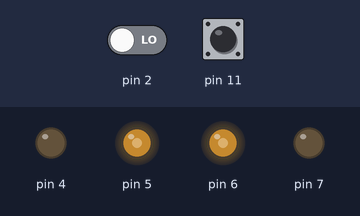
The sketch below on a simulated Arduino Uno, built with avr-gcc and run on an emulated ATmega328P. Shown: output pins drawn as LEDs (lit = HIGH). Inputs (shaded band) come from the test bench; at power-on: pin 2 LOW, pin 11 LOW. What the sketch prints to the serial monitor is not drawn.

Above: at 1.2 s.
1.3 s: pin 2 driven HIGH
4.3 s: pin 2 driven LOW
At 4.46 s:
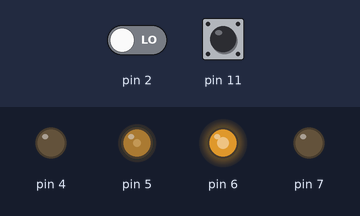
7.3 s: pin 2 driven HIGH
10.3 s: pin 11 driven HIGH
At 11.0 s:
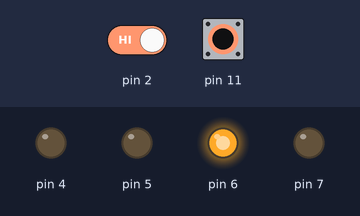
13.3 s: pin 11 driven LOW
At 14.0 s:
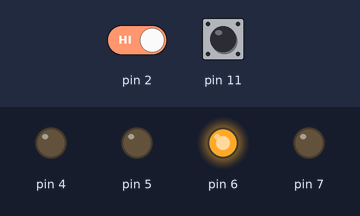
16.3 s: pin 11 pulsed HIGH 5 times (0.12 s each, 0.3 s apart)
At 19.5 s:
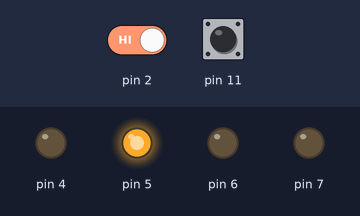
Timing chart, 0 to 20.3 s (numbered marks = the images above; inputs shaded):
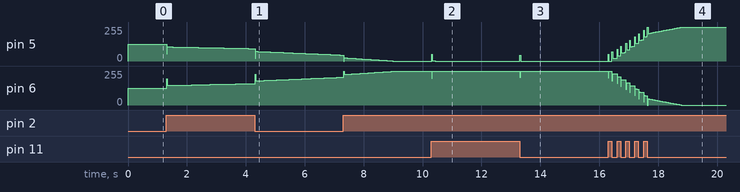

Measured:
- after the input at 10.3 s, pin 5: 0/255 → 1/255 at once, → 0/255 0.13 s later; pin 6: 254/255 → 252/255 at once, → 253/255 0.13 s later, → 254/255 0.10 s later
- after the input at 13.3 s, pin 5: 0/255 → 43/255 at once, → 0/255 0.02 s later; pin 6: 254/255 → 210/255 at once, → 254/255 0.02 s later

The sketch:

DFRobot_Encoder_Test.ino
```cpp
// #
// # Editor     : Lauren from DFRobot
// # Date       : 17.01.2012

// # Product name: Wheel Encoders for DFRobot 3PA and 4WD Rovers
// # Product SKU : SEN0038

// # Description:
// # The sketch for using the encoder on the DFRobot Mobile platform

// # Connection:
// #        left wheel encoder  -> Digital pin 2
// #        right wheel encoder -> Digital pin 3
// #

#include "PID_v1.h"
#include "PinChangeInt.h"

#define RIGHT 0
#define LEFT 1

// Motors
// these defines are all wrong, ignoring for now
#define RIGHT_MOTOR_CONTROL 4 // Right motor Direction Control
#define RIGHT_MOTOR_SPEED 5 // Right motor Speed Control
#define LEFT_MOTOR_CONTROL 7 // Left motor Direction Control
#define LEFT_MOTOR_SPEED 6 // Left motor Speed Control

double input;
double output = 0;
double lastOutput = 1;
double target = 0;
double kp = 20; // dependent on present error
double ki = 5; // accumulation of past error
double kd = 1; // prediction of future error based on current rate of change

volatile unsigned long leftLastTime = 0;
volatile unsigned long rightLastTime = 0;
volatile long leftEncoder = 0;
volatile long rightEncoder = 0;

int mspeed = 127;
volatile int leftSpeed;
volatile int rightSpeed;

unsigned long printTimer = 0;

PID myPid(&input, &output, &target, kp, ki, kd, DIRECT);

void setup() {
  Serial.begin(115200);                            //init the Serial port to print the data

  for (int i = 4; i <= 7; i++) {                 // Motor Pin Assignments
    pinMode(i, OUTPUT);
  }
  attachInterrupt(RIGHT, rightISR, CHANGE);  //init interrupt 0 for digital pin 2
  //attachInterrupt(LEFT, leftISR, RISING);   //init interrupt 1 for digital pin 3

  attachPinChangeInterrupt(11, leftISR, CHANGE); // Pin 3 produces interference on Pin 2 so we dug up this software excitement.

  myPid.SetOutputLimits(-127, 127);
  myPid.SetMode(AUTOMATIC); // pid is driving, to start
  myPid.SetSampleTime(20); // Recalculate PID every 50 ms
}

void loop() {
  if (printTimer <= (millis() + 100) ) {
    Serial.print("Encoders: ");
    Serial.print(leftEncoder);
    Serial.print(" ");
    Serial.print(rightEncoder);
    Serial.print("       Speeds: ");
    Serial.print(leftSpeed);
    Serial.print(" ");
    Serial.println(rightSpeed);
    printTimer = millis();
  }
// --------PID CONTROL CASE EXAMPLE--------
// When the encoder difference goes POSITIVE, the right wheel is moving faster.
// So with DIRECT control, the output will go NEGATIVE to try and control it.
// Since output is NEGATIVE, we should SUBTRACT it from the leftSpeed to make the left wheel catch up,
// and ADD output to rightSpeed to slow the right wheel down.

    input = rightEncoder - leftEncoder;
    myPid.Compute(); // updates PID output
    if (output != lastOutput) {
      lastOutput = output;
      leftSpeed = mspeed - output;
      rightSpeed = mspeed + output;
      forward(leftSpeed, rightSpeed);
    }

}

void leftISR() {
  if ( (millis() - leftLastTime) >= 14 ) {
    leftLastTime = millis();
    leftEncoder++;  //count the left wheel encoder interrupts
  }
}


void rightISR() {
  if ( (millis() - rightLastTime) >= 14 ) {
    rightLastTime = millis();
    rightEncoder++; //count the right wheel encoder interrupts
  }
}

void forward(int leftMotor, int rightMotor) {
  analogWrite (5, rightMotor); //PWM Speed Control (0-255)
  digitalWrite(4, LOW); // HIGH = moves forwards
  analogWrite (6, leftMotor); //PWM Speed Control (0-255)
  digitalWrite(7, LOW);  // HIGH = moves forwards
}
```
